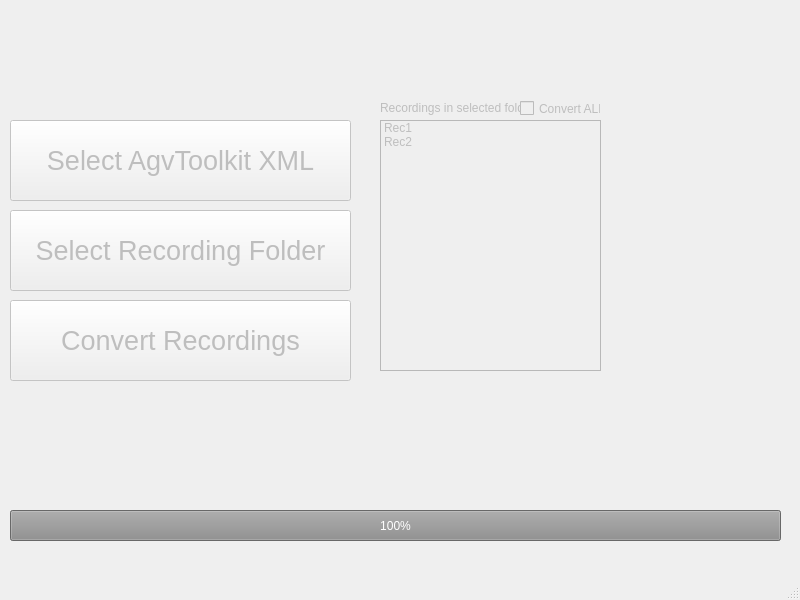
<?xml version="1.0" encoding="UTF-8"?>
<ui version="4.0">
 <class>MainWindow</class>
 <widget class="QMainWindow" name="MainWindow">
  <property name="enabled">
   <bool>false</bool>
  </property>
  <property name="geometry">
   <rect>
    <x>0</x>
    <y>0</y>
    <width>800</width>
    <height>600</height>
   </rect>
  </property>
  <property name="windowTitle">
   <string>MainWindow</string>
  </property>
  <widget class="QWidget" name="centralwidget">
   <widget class="QPushButton" name="pushButton">
    <property name="geometry">
     <rect>
      <x>10</x>
      <y>300</y>
      <width>341</width>
      <height>81</height>
     </rect>
    </property>
    <property name="font">
     <font>
      <pointsize>20</pointsize>
     </font>
    </property>
    <property name="text">
     <string>Convert Recordings</string>
    </property>
   </widget>
   <widget class="QPushButton" name="pushButton_2">
    <property name="geometry">
     <rect>
      <x>10</x>
      <y>210</y>
      <width>341</width>
      <height>81</height>
     </rect>
    </property>
    <property name="font">
     <font>
      <pointsize>20</pointsize>
     </font>
    </property>
    <property name="text">
     <string>Select Recording Folder</string>
    </property>
   </widget>
   <widget class="QProgressBar" name="progressBar">
    <property name="enabled">
     <bool>false</bool>
    </property>
    <property name="geometry">
     <rect>
      <x>10</x>
      <y>510</y>
      <width>771</width>
      <height>31</height>
     </rect>
    </property>
    <property name="value">
     <number>100</number>
    </property>
   </widget>
   <widget class="QCheckBox" name="checkBox">
    <property name="geometry">
     <rect>
      <x>520</x>
      <y>100</y>
      <width>81</width>
      <height>17</height>
     </rect>
    </property>
    <property name="text">
     <string>Convert ALL</string>
    </property>
   </widget>
   <widget class="QLabel" name="label">
    <property name="geometry">
     <rect>
      <x>380</x>
      <y>100</y>
      <width>141</width>
      <height>16</height>
     </rect>
    </property>
    <property name="text">
     <string>Recordings in selected folder</string>
    </property>
   </widget>
   <widget class="QPushButton" name="pushButton_3">
    <property name="geometry">
     <rect>
      <x>10</x>
      <y>120</y>
      <width>341</width>
      <height>81</height>
     </rect>
    </property>
    <property name="font">
     <font>
      <pointsize>20</pointsize>
     </font>
    </property>
    <property name="text">
     <string>Select AgvToolkit XML</string>
    </property>
   </widget>
   <widget class="QListWidget" name="listWidget">
    <property name="geometry">
     <rect>
      <x>380</x>
      <y>120</y>
      <width>221</width>
      <height>251</height>
     </rect>
    </property>
    <item>
     <property name="text">
      <string>Rec1</string>
     </property>
    </item>
    <item>
     <property name="text">
      <string>Rec2</string>
     </property>
    </item>
   </widget>
  </widget>
  <widget class="QMenuBar" name="menubar">
   <property name="geometry">
    <rect>
     <x>0</x>
     <y>0</y>
     <width>800</width>
     <height>21</height>
    </rect>
   </property>
  </widget>
  <widget class="QStatusBar" name="statusbar"/>
 </widget>
 <resources/>
 <connections/>
</ui>
